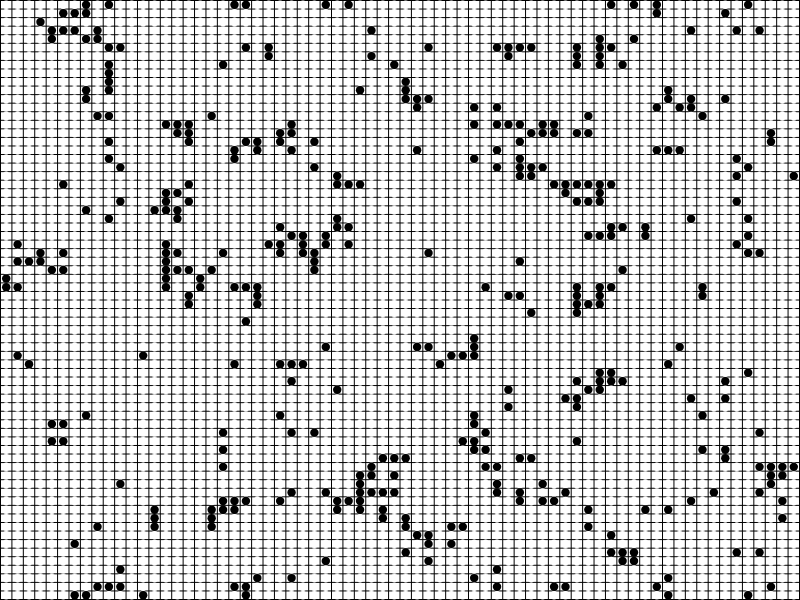
Frame 1 (no input)
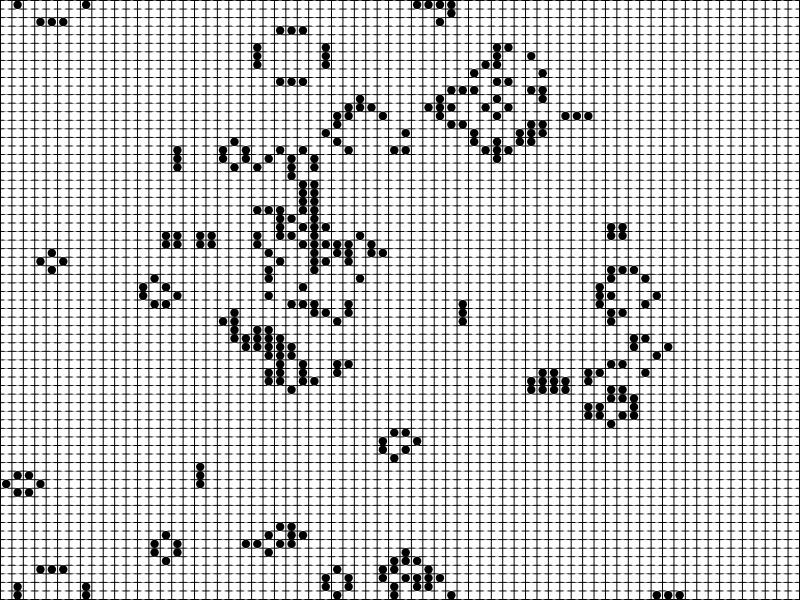
Frame 60 (no input)
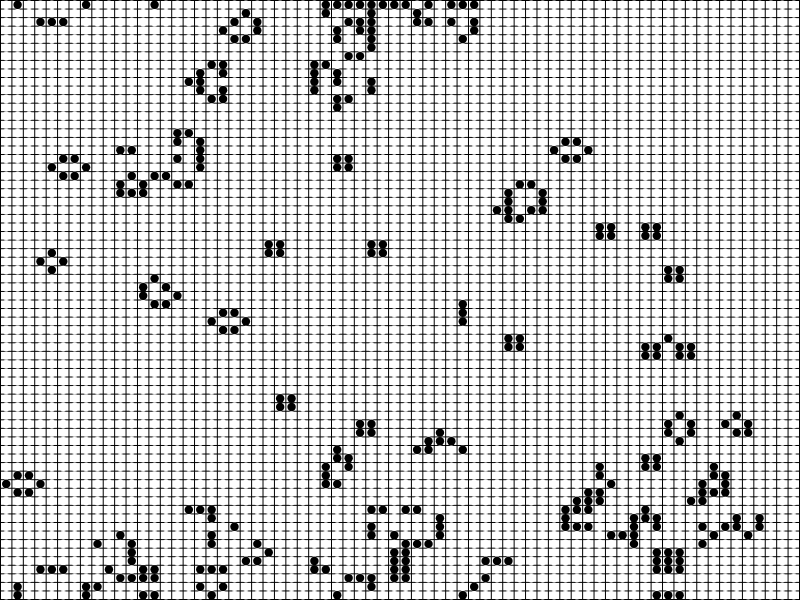
Frame 120 (the mouse pressed at the canvas centre since frame 60)

The p5.js sketch that drew these frames (run headless with seeded random() and noise() and a simulated clock; from frame 60 on, the mouse is pressed at the canvas centre):

// p5.js sketch
// ── sketch.js
let rowCount = 70;
let colCount = 70;
let gameFrameRate = 10;
let grid;
let cells;

function setup() {
  createCanvas(800, 600);
  cells = [];
  let cellWidth = width / (colCount + 1) < height / (rowCount + 1) ? width / (colCount + 1) : height / (rowCount + 1);
  for (let row = 0; row < rowCount; row++) {
    cells.push([]);
    for (let col = 0; col < colCount; col++) {
      cells[row].push(new Cell(cellWidth, random([CellStatus.DEAD, CellStatus.ALIVE, CellStatus.BORN])));
    }
  }
  grid = new Grid(rowCount, colCount, cells);
  //frameRate(gameFrameRate);
}

function draw() {
  background(255);
  grid.update();
  grid.draw();
}
// ── cell.js
const CellStatus = {
    BORN: 'born',
    ALIVE: 'alive',
    DEAD: 'dead'
}

class Cell {
    constructor(width, cellStatus) {
        this.width = width;
        this.colorBorn = color(255 / 2);
        this.colorAlive = color(0);
        this.colorDead = color(255);
        this.cellStatus = cellStatus;
        this.neighbours = [];
    }

    update() {
        let aliveNeighbours = 0;
        let deadNeighbours = 0;
        for (let index = 0; index < this.neighbours.length; index++) {
            const neighbour = this.neighbours[index];
            switch (neighbour.cellStatus) {
                case CellStatus.ALIVE:
                case CellStatus.BORN:
                    aliveNeighbours += 1;
                    break;
                case CellStatus.DEAD:
                    deadNeighbours += 1;
                    break;
            }
        }

        let nextStatus = this.cellStatus;
        if (this.cellStatus === CellStatus.BORN)
            nextStatus = CellStatus.ALIVE;

        if (nextStatus === CellStatus.ALIVE) {
            if (aliveNeighbours < 2 || 3 < aliveNeighbours)
                nextStatus = CellStatus.DEAD;
        } else if (nextStatus === CellStatus.DEAD) {
            if (aliveNeighbours == 3)
                nextStatus = CellStatus.ALIVE;
        }
        return new Cell(this.width, nextStatus);
    }

    draw(pos) {
        push();
        translate(pos.x, pos.y);
        ellipseMode(CENTER);
        noStroke();
        switch (this.cellStatus) {
            case CellStatus.BORN:
                fill(this.colorBorn);
                break;
            case CellStatus.ALIVE:
                fill(this.colorAlive);
                break;
            case CellStatus.DEAD:
                fill(this.colorDead);
                break;
        }
        ellipse(0, 0, this.width);
        pop();
    }
}
// ── grid.js
class Grid {
    constructor(rowCount, colCount, cells) {
        this.rowCount = rowCount;
        this.colCount = colCount;
        this.strokeWeight = 1;
        this.cells = cells;
    }

    applyNeighbours() {
        for (let row = 0; row < this.rowCount; row++) {
            for (let col = 0; col < this.colCount; col++) {
                let cell = this.cells[row][col];
                cell.neighbours = [];
                // previous row
                let previousRow = row - 1 < 0 ? this.rowCount - 1 : row - 1;
                let nextRow = row + 1 > this.rowCount - 1 ? 0 : row + 1;
                let previousCol = col - 1 < 0 ? this.colCount - 1 : col - 1;
                let nextCol = col + 1 > this.colCount - 1 ? 0 : col + 1;

                cell.neighbours.push(this.cells[previousRow][previousCol]);
                cell.neighbours.push(this.cells[previousRow][col]);
                cell.neighbours.push(this.cells[previousRow][nextCol]);

                cell.neighbours.push(this.cells[row][previousCol]);
                cell.neighbours.push(this.cells[row][nextCol]);

                cell.neighbours.push(this.cells[nextRow][previousCol]);
                cell.neighbours.push(this.cells[nextRow][col]);
                cell.neighbours.push(this.cells[nextRow][nextCol]);
            }
        }
    }

    update() {
        this.applyNeighbours();
        let newCells = [];
        for (let row = 0; row < this.rowCount; row++) {
            newCells.push([]);
            for (let col = 0; col < this.colCount; col++) {
                let cell = this.cells[row][col];
                let newCell = cell.update();
                newCells[row].push(newCell);
            }
        }
        this.cells = newCells;
    }

    draw() {
        strokeWeight(this.strokeWeight);
        stroke(0);
        let rowHeight = (height / this.rowCount) - this.strokeWeight / this.rowCount;
        for (let row = 0; row <= this.rowCount; row++) {
            line(0, this.strokeWeight / 2 + row * rowHeight, width, this.strokeWeight / 2 + row * rowHeight);
        }
        let colWidth = (width / this.colCount) - this.strokeWeight / this.colCount;
        for (let col = 0; col <= this.colCount; col++) {
            line(this.strokeWeight / 2 + col * colWidth, 0, this.strokeWeight / 2 + col * colWidth, height);
        }

        for (let row = 0; row < this.rowCount; row++) {
            for (let col = 0; col < this.colCount; col++) {
                let cell = this.cells[row][col];
                let cellPos = createVector((this.strokeWeight / 2 + col * colWidth) + (colWidth / 2), (this.strokeWeight / 2 + row * rowHeight) + (rowHeight / 2));
                cell.draw(cellPos);
            }
        }
    }
}
// ── rule.js
class Rule {
    constructor() {

    }

    evaluate(cell) {
        let neighbours = cell.getNeighbour();
    }
}
